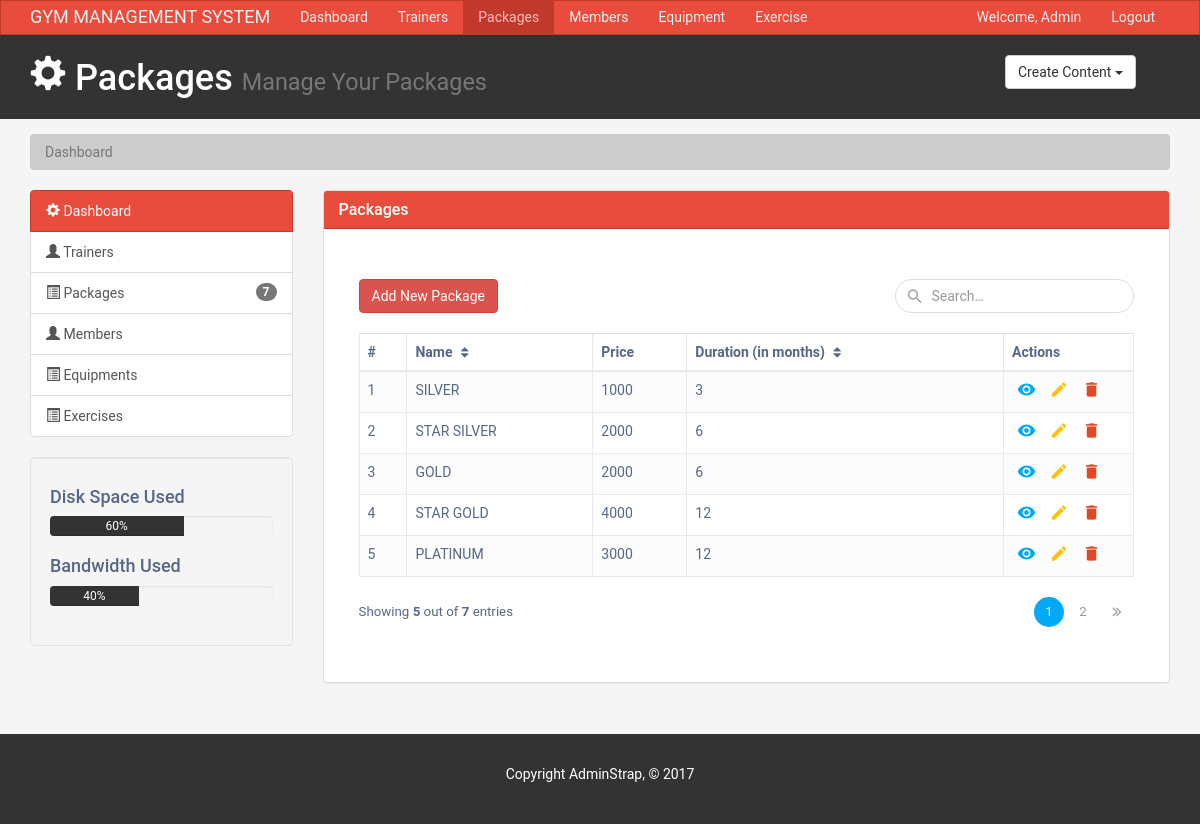
Page /packages/ on the committed database.
### models.py (models this page shows, shortened)
class PACKAGE(db.Model):
    P_ID = db.Column(db.Integer , primary_key = True)
    P_NAME = db.Column(db.String(15) , nullable = False)
    P_PRICE = db.Column(db.Integer , nullable=False)
    P_DURATION = db.Column(db.Integer , nullable = False)
    consisting = db.relationship('EXERCISE' , secondary = CONSISTS, backref = 'consists' , lazy = True)

### packages.py (the view)
@packages_blueprint.route('/')
@packages_blueprint.route('/<int:page_num>')
def package(page_num=1):
    count = db.engine.execute(f"SELECT count('P_ID') from 'PACKAGE'").scalar()
    Data_Paginate = PACKAGE.query.filter_by().paginate(per_page=5,page=page_num , error_out = False)
    return render_template('/adminstrap_theme/adminstrap_theme/packages.html' , ispackages="active" , title = "Packages" , rows = PACKAGE.query.all() , Data_Paginate=Data_Paginate , isact="active" , pcount=count )

### templates/adminstrap_theme/adminstrap_theme/packages.html (shortened to what this page needs)
{%extends "base.html" %}
{%block packages %}
<div class="col-md-9">
    <div class="panel panel-default">
        <div class="panel-heading main-color-bg">
            <h3 class="panel-title">Packages</h3>
        </div>
        <div class="container mt-5" style="width:auto;">
            <div class="container-xl">
                <div class="table-responsive">
                    <div class="table-wrapper">
                        <div class="table-title">
                            <div class="row">
                                <div class="col-sm-8"> <a class="btn btn-danger" data-toggle="modal" data-target="#addPackage">Add New Package</a></div>
                                <div class="col-sm-4">
                                    <div class="search-box">
                                        <i class="material-icons">&#xE8B6;</i>
                                        <input type="text" class="form-control" placeholder="Search&hellip;">
                                    </div>
                                </div>
                            </div>
                        </div>
                        <table class="table table-striped table-hover table-bordered">
                            <thead>
                                <tr>
                                    <th>#</th>
                                    <th>Name <i class="fa fa-sort"></i></th>
                                    <th>Price</th>
                                    <th>Duration (in months) <i class="fa fa-sort"></i></th>
                                    <th>Actions</th>
                                </tr>
                            </thead>
                            <tbody>
                                {% for row in Data_Paginate.items%}
                                <tr>
                                    <td>{{row.P_ID}}</td>
                                    <td>{{row.P_NAME}}</td>
                                    <td>{{row.P_PRICE}}</td>
                                    <td>{{row.P_DURATION}}</td>
                                    <td>
                                        <a href="#" class="view" title="View" data-toggle="modal" data-target="#viewPackage{{row.P_ID}}" ><i class="material-icons">&#xE417;</i></a>
                                        <a href="#" class="edit" title="Edit" data-toggle="modal" data-target="#editPackage{{row.P_ID}}"><i class="material-icons">&#xE254;</i></a>
                                        <a href="#" class="delete" title="Delete" data-toggle="modal" data-target="#deletePackage{{row.P_ID}}"><i class="material-icons">&#xE872;</i></a>
                                    </td>
                                </tr>
                                {%endfor%}
                            </tbody>
                        </table>
                        <div class="clearfix">
                            <div class="hint-text">Showing <b>5</b> out of <b>{{pcount}}</b> entries</div>
                            <ul class="pagination">
                                {% for page in Data_Paginate.iter_pages(left_edge=3,right_edge=3,left_current=3,right_current=3) %}
                                {%if page%}
                                <li class="page-item " id="page{{page}}"><a href="{{page}}" class="page-link">{{page}}</a></li>
                                {%else%}
                                ...
                                {%endif%}
                                {%endfor%}
                                {%if Data_Paginate.has_next%}
                                <li class="page-item"><a href="{{Data_Paginate.page+1}}" class="page-link"><i class="fa fa-angle-double-right"></i></a></li>
                                {%endif%}
                            </ul>
                        </div>
                    </div>
                </div>
            </div>
        </div>
    </div>
    </div>
</div>
{% endblock packages %}

### static/css/style.css (style rules this page uses)
body { background:#f4f4f4; }
.main-color-bg { background-color: #e74c3c !important; border-color: #c0392b !important; color:#ffffff !important; }

### static/css/table.css (style rules this page uses)
body { color: #566787; background: #f5f5f5; font-family: 'Roboto', sans-serif; }
.table-responsive { margin: 30px 0; }
.table-wrapper { background: #fff; padding: 20px; box-shadow: 0 1px 1px rgba(0,0,0,.05); }
.table-title { padding-bottom: 10px; margin: 0 0 10px; min-width: 100%; }
.search-box { position: relative; float: right; }
.search-box input { height: 34px; border-radius: 20px; padding-left: 35px; border-color: #ddd; box-shadow: none; }
.search-box i { color: #a0a5b1; position: absolute; font-size: 19px; top: 8px; left: 10px; }
table.table tr th, table.table tr td { border-color: #e9e9e9; }
table.table-striped tbody tr:nth-of-type(odd) { background-color: #fcfcfc; }
table.table th i { font-size: 13px; margin: 0 5px; cursor: pointer; }
table.table td:last-child { width: 130px; }
table.table td a { color: #a0a5b1; display: inline-block; margin: 0 5px; }
table.table td a.view { color: #03A9F4; }
table.table td a.edit { color: #FFC107; }
table.table td a.delete { color: #E34724; }
table.table td i { font-size: 19px; }
.pagination { float: right; margin: 0 0 5px; }
.pagination li a { border: none; font-size: 95%; width: 30px; height: 30px; color: #999; margin: 0 2px; line-height: 30px; border-radius: 30px !important; text-align: center; padding: 0; }
.pagination li.active a { background: #03A9F4; }
.pagination li i { font-size: 16px; padding-top: 6px }
.hint-text { float: left; margin-top: 6px; font-size: 95%; }

### rows in the picture
PACKAGE: P_ID "1", P_NAME "SILVER", P_PRICE "1000", P_DURATION "3"
PACKAGE: P_ID "2", P_NAME "STAR SILVER", P_PRICE "2000", P_DURATION "6"
PACKAGE: P_ID "3", P_NAME "GOLD", P_PRICE "2000", P_DURATION "6"
PACKAGE: P_ID "4", P_NAME "STAR GOLD", P_PRICE "4000", P_DURATION "12"
PACKAGE: P_ID "5", P_NAME "PLATINUM", P_PRICE "3000", P_DURATION "12"

### other values in the picture
{{ title }} "Packages"
{{ pcount }} "7"
{{ page }} "1" "2"
